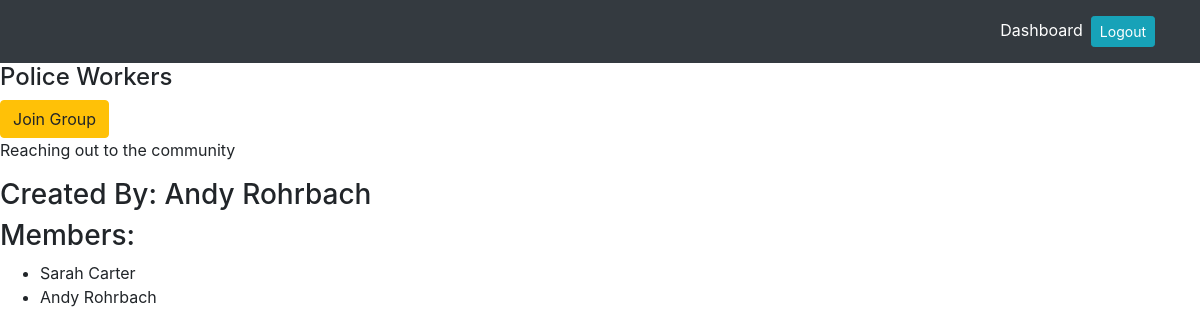
The app's page /groups/8 (signed in) with its own data.
### exam_app/models.py (models this page shows)
class Group(models.Model):
    org_name = models.CharField(max_length=255)
    desc = models.CharField(max_length=255)
    creator = models.ForeignKey(User, related_name="has_created_groups", on_delete=models.CASCADE)
    joined_by = models.ManyToManyField(User, related_name="joined_groups")
    created_at = models.DateTimeField(auto_now_add=True)
    updated_at = models.DateTimeField(auto_now=True)
    objects = GroupManager()

class User(models.Model):
    first_name = models.CharField(max_length=50)
    last_name = models.CharField(max_length=50)
    email = models.EmailField()
    password = models.CharField(max_length=50)
    created_at = models.DateTimeField(auto_now_add=True)
    updated_at = models.DateTimeField(auto_now=True)
    objects = UserManager()

### exam_app/views.py (the view)
# urls.py: path("groups/<int:group_id>", views.show_one),
def show_one(request, group_id):
    context = {
        'group': Group.objects.get(id=group_id),
        'current_user': User.objects.get(id=request.session['user_id'])
    }
    return render(request, "show_one.html", context)

### exam_app/templates/show_one.html (shortened to what this page needs)
<!DOCTYPE html>
<html lang="en">
<head>
    <link rel="stylesheet" href="https://stackpath.bootstrapcdn.com/bootstrap/4.3.1/css/bootstrap.min.css"
>
</head>
<body>
    <nav class="navbar navbar-expand-lg navbar-dark bg-dark">
        <div class="container">
            <div class="collapse navbar-collapse" id="navbarText">
                <span class="navbar-text">
                    <a href="/success">Dashboard</a><a href="/logout" role="button" class="btn btn-sm btn-info ml-2 text-white">Logout</a>
                </span>
            </div>
        </div>
    </nav>
    <h4>{{group.org_name}}</h4>
    {% if current_user in group.joined_by.all %}
    <a href="/leave/{{group.id}}" role="button" class="btn btn-danger">Leave Group</a>
    {% else %}
    <a href="/join/{{group.id}}" role="button" class="btn btn-warning">Join Group</a>
    {% endif %}
    <p>{{group.desc}}</p>
    <h3>Created By: {{group.creator.first_name}} {{group.creator.last_name}}</h3>
    <h3>Members:</h3>
    <ul>
        {% for fav in group.joined_by.all %}
        <li>{{fav.first_name}} {{fav.last_name}}</li>
        {% endfor %}
    </ul>
</body>
</html>

### records on screen
Group: org_name "Police Workers", desc "Reaching out to the community", creator.first_name "Andy", creator.last_name "Rohrbach"
User: first_name "Sarah", last_name "Carter"
User: first_name "Andy", last_name "Rohrbach"
